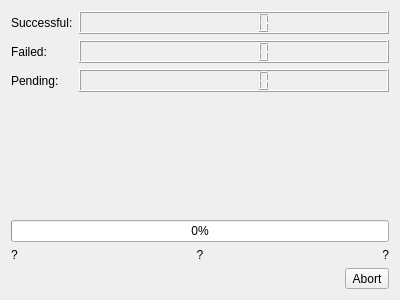
<?xml version="1.0" encoding="UTF-8"?>
<ui version="4.0">
 <class>UpdateWindow</class>
 <widget class="QWidget" name="UpdateWindow">
  <property name="geometry">
   <rect>
    <x>0</x>
    <y>0</y>
    <width>400</width>
    <height>300</height>
   </rect>
  </property>
  <property name="windowTitle">
   <string>MCHS Media update</string>
  </property>
  <layout class="QVBoxLayout" name="verticalLayout">
   <item>
    <layout class="QFormLayout" name="formLayout">
     <property name="sizeConstraint">
      <enum>QLayout::SetFixedSize</enum>
     </property>
     <item row="0" column="0">
      <widget class="QLabel" name="labelSuccessful">
       <property name="text">
        <string>Successful:</string>
       </property>
      </widget>
     </item>
     <item row="1" column="0">
      <widget class="QLabel" name="labelFailed">
       <property name="text">
        <string>Failed:</string>
       </property>
      </widget>
     </item>
     <item row="2" column="0">
      <widget class="QLabel" name="labelPending">
       <property name="text">
        <string>Pending:</string>
       </property>
      </widget>
     </item>
     <item row="0" column="1">
      <widget class="QLCDNumber" name="valueSuccessful">
       <property name="digitCount">
        <number>7</number>
       </property>
      </widget>
     </item>
     <item row="1" column="1">
      <widget class="QLCDNumber" name="valueFailed">
       <property name="digitCount">
        <number>7</number>
       </property>
      </widget>
     </item>
     <item row="2" column="1">
      <widget class="QLCDNumber" name="valuePending">
       <property name="digitCount">
        <number>7</number>
       </property>
      </widget>
     </item>
    </layout>
   </item>
   <item>
    <layout class="QGridLayout" name="gridLayout" rowstretch="0,0">
     <property name="sizeConstraint">
      <enum>QLayout::SetFixedSize</enum>
     </property>
     <item row="0" column="0" colspan="3">
      <widget class="QProgressBar" name="progressBar">
       <property name="value">
        <number>0</number>
       </property>
       <property name="textDirection">
        <enum>QProgressBar::TopToBottom</enum>
       </property>
      </widget>
     </item>
     <item row="1" column="1">
      <widget class="QLabel" name="labelCurrent">
       <property name="sizePolicy">
        <sizepolicy hsizetype="Preferred" vsizetype="Fixed">
         <horstretch>0</horstretch>
         <verstretch>0</verstretch>
        </sizepolicy>
       </property>
       <property name="text">
        <string>?</string>
       </property>
       <property name="alignment">
        <set>Qt::AlignCenter</set>
       </property>
      </widget>
     </item>
     <item row="1" column="2">
      <widget class="QLabel" name="labelB">
       <property name="sizePolicy">
        <sizepolicy hsizetype="Preferred" vsizetype="Fixed">
         <horstretch>0</horstretch>
         <verstretch>0</verstretch>
        </sizepolicy>
       </property>
       <property name="text">
        <string>?</string>
       </property>
       <property name="alignment">
        <set>Qt::AlignRight|Qt::AlignTrailing|Qt::AlignVCenter</set>
       </property>
      </widget>
     </item>
     <item row="1" column="0">
      <widget class="QLabel" name="labelA">
       <property name="sizePolicy">
        <sizepolicy hsizetype="Preferred" vsizetype="Fixed">
         <horstretch>0</horstretch>
         <verstretch>0</verstretch>
        </sizepolicy>
       </property>
       <property name="text">
        <string>?</string>
       </property>
      </widget>
     </item>
    </layout>
   </item>
   <item>
    <layout class="QHBoxLayout" name="layoutButtons">
     <property name="sizeConstraint">
      <enum>QLayout::SetFixedSize</enum>
     </property>
     <item>
      <spacer name="horizontalSpacer">
       <property name="orientation">
        <enum>Qt::Horizontal</enum>
       </property>
       <property name="sizeHint" stdset="0">
        <size>
         <width>40</width>
         <height>20</height>
        </size>
       </property>
      </spacer>
     </item>
     <item>
      <widget class="QToolButton" name="buttonAbort">
       <property name="text">
        <string>Abort</string>
       </property>
      </widget>
     </item>
    </layout>
   </item>
  </layout>
 </widget>
 <resources/>
 <connections/>
</ui>
